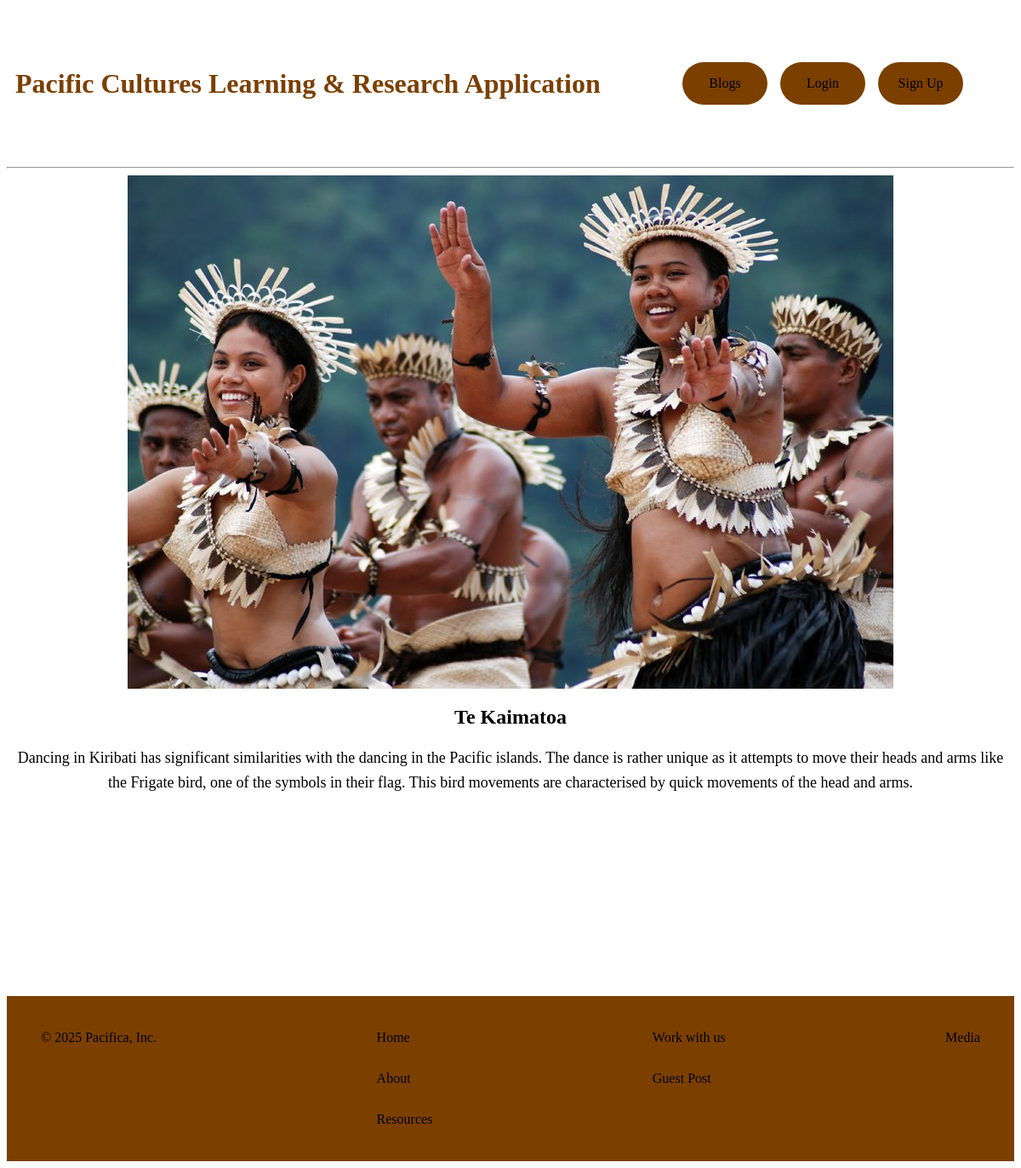
Screenshot of /dine/dines/1/ with the database file from the repository.
### dine/models.py (models this page shows, shortened)
class Dine(models.Model):
    name = models.CharField(max_length=100)
    description = models.TextField()
    features = models.TextField(max_length=100, default="No features available")
    image = models.ImageField(upload_to='dine_images/', null=True, blank=True)

### dine/views.py (the view)
# urls.py: path('dines/<int:pk>/', DineDetailView.as_view(), name='dine_details'),
class DineDetailView(DetailView):
    model = Dine
    template_name = "dine_details.html"

### dine/templates/dine_details.html (shortened to what this page needs)
{% extends 'base.html' %}
{% block content %}
{% if dine.image %}
    <img src="{{ dine.image.url }}" alt="{{ dine.name }} Image" class="dine-details-image"/>
{% else %}
    <p>No image available</p>
{% endif %}
<div class="dine-container-header">
    <h2>{{ dine.name }}</h2>
    <p>{{ dine.description}}</p>
</div>
{% endblock %}

### templates/base.html (shortened to what this page needs)
<!DOCTYPE html>
<html lang="en">
<head>
  {% load static %}
  <link rel="stylesheet" href="{% static 'css/base.css' %}" />
</head>
<body>
  <header class="main-header">
  <a href="{% url 'homepage' %}" class="main-title">
    <h1>Pacific Cultures Learning & Research Application</h1>
  </a>
    <div class="authentication">
      {% if user.is_authenticated %}
      <span>Hello, {{ user.username }}!</span>
        <a href="{% url 'user_profile' %}" class="profile-button">Profile</a>
        <a href="{% url 'blog' %}" class="profile-button">Blogs</a>
        <a href="{% url 'logout' %}" class="logout-button">Logout</a>
      {% else %}
        <a href="{% url 'blog' %}" class="profile-button">Blogs</a>
        <a href="{% url 'login' %}" class="left-button">Login</a>
        <a href="{% url 'signup' %}" class="right-button">Sign Up</a>
      {% endif %}
    </div>
  </header>
  <hr>
  <div>{% block content %} {% endblock %}</div>
  <footer>
    <div class="text1">
      &copy; 2025 Pacifica, Inc.
    </div>
    <div>
      <a href="{% url 'homepage' %}" class="home-button">Home</a>
      <div style='margin-top: 30px;'>
        <a href="{% url 'about' %}" class="home-button">About</a>
      </div>
      <div style='margin-top: 30px;'>
        <a href="{% url 'resources' %}" class="home-button">Resources</a>
      </div>
    </div>
    <div>
      <a href="{% url 'work' %}" class="home-button">Work with us</a>
      <div style='margin-top: 30px;'>
        <a href="{% url 'blog' %}" class="home-button">Guest Post</a>
      </div>
    </div>
    <div>
      <a href="{% url 'media' %}" class="home-button">Media</a>
    </div>
  </footer>
</body>
</html>

### static/css/base.css (style rules this page uses)
.main-header { display: flex; justify-content: space-between; align-items: center; height: 20vh; padding: 10px; }
.main-title { text-decoration: none; color: #7B3F00; }
.main-title h1 { position: relative; color: inherit; font-family: 'Dancing Script', cursive; }
.authentication { display: flex; gap: 15px; margin-right: 50px; }
.authentication a { text-decoration: none; color: black; }
.left-button { display: flex; background-color: #7B3F00; color: white; border-radius: 50px; width: 100px; height: 50px; justify-content: center; align-items: center; text-decoration: none; transition: transform 0.4s ease, box-shadow 0.4s ease; }
.right-button { display: flex; background-color: #7B3F00; color: white; border-radius: 50px; width: 100px; height: 50px; justify-content: center; align-items: center; text-decoration: none; transition: transform 0.4s ease, box-shadow 0.4s ease; }
.profile-button { display: flex; background-color: #7B3F00; color: white; border-radius: 50px; width: 100px; height: 50px; justify-content: center; align-items: center; text-decoration: none; transition: transform 0.4s ease, box-shadow 0.4s ease; }
.home-button { text-decoration: none; color: black; }
footer { display: flex; background-color: #7B3F00; padding: 40px; margin-top: 20%; justify-content: space-between; }
.dine-details-image { display: block; text-align: center; margin: 0 auto; }
.dine-container-header { text-align: center; }
.dine-container-header p { text-align: center; font-size: 18px; line-height: 1.6; }

### rows the page displays
Dine: image (picture), name "Te Kaimatoa", description "Dancing in Kiribati has significant similarities with the dancing in the Pacific islands. The dance is rather unique as it attempts to move their heads and arms like the Frigate bird, one of the symbols in their flag. This bird movements are characterised by quick movements of the head and arms."
